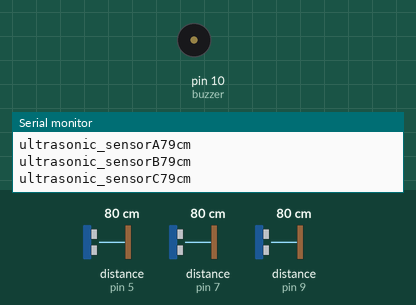
Recording of a sketch running on a simulated Arduino Uno, built with avr-gcc and run on an emulated ATmega328P. Shown: buzzer (waves = sounding, pin HIGH), the last lines printed to the serial monitor. Wiring (inferred from the names in the program): 3 × ultrasonic range finder: trigger pin 4, echo pin 5 / trigger pin 6, echo pin 7 / trigger pin 8, echo pin 9. Inputs (shaded band) come from the test bench; at power-on: distance to the obstacle (sensors on pin 5, pin 9, pin 7) 80 cm. The echo pulse lasts 58.3 µs per cm; pins used as bus, display or sensor lines are not drawn.

Above: at 1.2 s.
1.3 s: distance to the obstacle (sensor on pin 5) set to 13 cm
4.3 s: distance to the obstacle (sensor on pin 5) set to 10 cm
At 5.2 s:
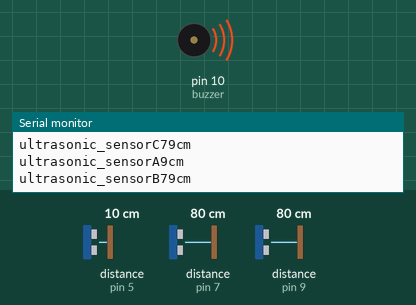
9.2 s: distance to the obstacle (sensor on pin 5) set to 18 cm
At 10.1 s:
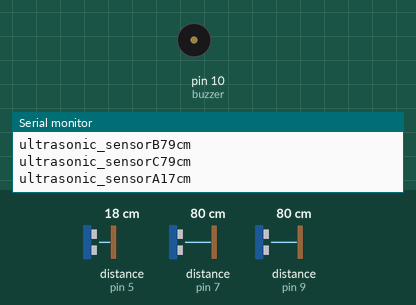
14.3 s: distance to the obstacle (sensor on pin 9) set to 13 cm
17.3 s: distance to the obstacle (sensor on pin 9) set to 10 cm
At 17.9 s:
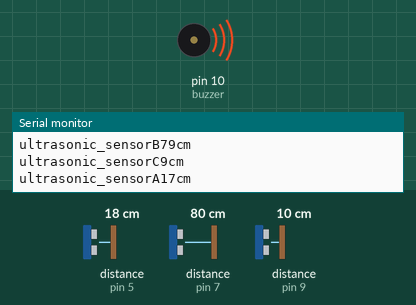
Timing chart, 0 to 20.3 s (numbered marks = the images above; inputs shaded):
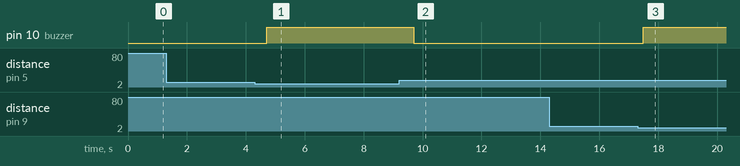

Measured:
- the behaviour switches between 12 and 11 cm on distance to the obstacle (sensor on pin 5) (found by bisection; images 0 and 1)
- the behaviour switches between 12 and 11 cm on distance to the obstacle (sensor on pin 9) (found by bisection; images 2 and 3)
- after the input at 4.3 s, pin 10 (buzzer): LOW → HIGH after 0.41 s
- after the input at 9.2 s, pin 10 (buzzer): HIGH → LOW after 0.51 s
- after the input at 17.3 s, pin 10 (buzzer): LOW → HIGH after 0.19 s

The sketch:

conveyor_ultrasonic.ino
```cpp
int trigpinA = 4;
int echopinA = 5;
int trigpinB = 6;
int echopinB = 7;
int trigpinC = 8;
int echopinC = 9;
int buzzer = 10;
void setup() {
  Serial.begin(9600);
  pinMode(trigpinA, OUTPUT);
  pinMode(echopinA, INPUT);
  pinMode(trigpinB, OUTPUT);
  pinMode(echopinB, INPUT);
  pinMode(trigpinC, OUTPUT);
  pinMode(echopinC, INPUT);
  pinMode(buzzer,OUTPUT);
  // put your setup code here, to run once:

}

void sensors() {
  long durationA, distanceA;
  digitalWrite(trigpinA, LOW);
  delayMicroseconds(2);
  digitalWrite(trigpinA, HIGH);
  delayMicroseconds(10);
  digitalWrite(trigpinA, LOW);
  durationA = pulseIn(echopinA, HIGH);
  distanceA = (durationA / 2) / 29.1;
  Serial.print("ultrasonic_sensorA");
  Serial.print(distanceA);
  Serial.print("cm");
  Serial.println();
  delay(100);

  long durationB, distanceB;
  digitalWrite(trigpinB, LOW);
  delayMicroseconds(2);
  digitalWrite(trigpinB, HIGH);
  delayMicroseconds(10);
  digitalWrite(trigpinB, LOW);
  durationB = pulseIn(echopinB, HIGH);
  distanceB = (durationB / 2) / 29.1;
  Serial.print("ultrasonic_sensorB");
  Serial.print(distanceB);
  Serial.print("cm");
  Serial.println();
  delay(100);


  long durationC, distanceC;
  digitalWrite(trigpinC, LOW);
  delayMicroseconds(2);
  digitalWrite(trigpinC, HIGH);
  delayMicroseconds(10);
  digitalWrite(trigpinC, LOW);
  durationC = pulseIn(echopinC, HIGH);
  distanceC = (durationC / 2) / 29.1;
  Serial.print("ultrasonic_sensorC");
  Serial.print(distanceC);
  Serial.print("cm");
  Serial.println();
  delay(100);
  if (distanceA <=10 || distanceB <=10 || distanceC <=10){
    digitalWrite(buzzer,HIGH);

  }
  else
  {digitalWrite(buzzer,LOW);
  }}


  void loop()
  {
    sensors();

  }


  // put your main code here, to run repeatedly:
```
